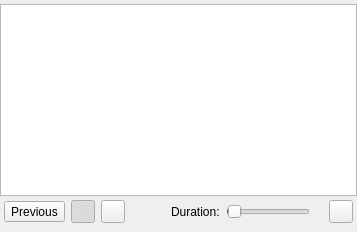
<?xml version="1.0" encoding="UTF-8"?>
<ui version="4.0">
 <class>SlideshowPanel</class>
 <widget class="QWidget" name="SlideshowPanel">
  <property name="windowIcon">
   <iconset resource="../resources/master.qrc">
    <normaloff>:/master/computer-slideshow.png</normaloff>:/master/computer-slideshow.png</iconset>
  </property>
  <layout class="QVBoxLayout" name="verticalLayout">
   <property name="spacing">
    <number>0</number>
   </property>
   <property name="leftMargin">
    <number>0</number>
   </property>
   <property name="topMargin">
    <number>4</number>
   </property>
   <property name="rightMargin">
    <number>0</number>
   </property>
   <property name="bottomMargin">
    <number>0</number>
   </property>
   <item>
    <widget class="ComputerMonitoringWidget" name="monitoringWidget"/>
   </item>
   <item>
    <widget class="QWidget" name="widget" native="true">
     <layout class="QHBoxLayout" name="horizontalLayout">
      <property name="leftMargin">
       <number>4</number>
      </property>
      <property name="topMargin">
       <number>4</number>
      </property>
      <property name="rightMargin">
       <number>4</number>
      </property>
      <item>
       <widget class="QToolButton" name="showPreviousButton">
        <property name="toolTip">
         <string>Previous</string>
        </property>
        <property name="text">
         <string>Previous</string>
        </property>
        <property name="icon">
         <iconset resource="../../core/resources/core.qrc">
          <normaloff>:/core/go-previous.png</normaloff>:/core/go-previous.png</iconset>
        </property>
       </widget>
      </item>
      <item>
       <widget class="QToolButton" name="startStopButton">
        <property name="toolTip">
         <string>Start/pause</string>
        </property>
        <property name="icon">
         <iconset resource="../../core/resources/core.qrc">
          <normaloff>:/core/media-playback-start.png</normaloff>
          <normalon>:/core/media-playback-pause.png</normalon>:/core/media-playback-start.png</iconset>
        </property>
        <property name="checkable">
         <bool>true</bool>
        </property>
        <property name="checked">
         <bool>true</bool>
        </property>
       </widget>
      </item>
      <item>
       <widget class="QToolButton" name="showNextButton">
        <property name="toolTip">
         <string>Next</string>
        </property>
        <property name="icon">
         <iconset resource="../../core/resources/core.qrc">
          <normaloff>:/core/go-next.png</normaloff>:/core/go-next.png</iconset>
        </property>
       </widget>
      </item>
      <item>
       <spacer name="horizontalSpacer">
        <property name="orientation">
         <enum>Qt::Horizontal</enum>
        </property>
        <property name="sizeHint" stdset="0">
         <size>
          <width>40</width>
          <height>20</height>
         </size>
        </property>
       </spacer>
      </item>
      <item>
       <widget class="QLabel" name="label">
        <property name="text">
         <string>Duration:</string>
        </property>
       </widget>
      </item>
      <item>
       <widget class="QSlider" name="durationSlider">
        <property name="minimum">
         <number>2000</number>
        </property>
        <property name="maximum">
         <number>60000</number>
        </property>
        <property name="singleStep">
         <number>1000</number>
        </property>
        <property name="pageStep">
         <number>5000</number>
        </property>
        <property name="toolTip">
         <string>Time each computer is shown (2 to 60 seconds)</string>
        </property>
        <property name="value">
         <number>3000</number>
        </property>
        <property name="orientation">
         <enum>Qt::Horizontal</enum>
        </property>
       </widget>
      </item>
      <item>
       <widget class="QLabel" name="durationLabel">
        <property name="text">
         <string/>
        </property>
       </widget>
      </item>
      <item>
       <widget class="QToolButton" name="viewInSeparateWindowButton">
        <property name="toolTip">
         <string>View in separate window</string>
        </property>
        <property name="icon">
         <iconset resource="../../core/resources/core.qrc">
          <normaloff>:/core/view-fullscreen.png</normaloff>:/core/view-fullscreen.png</iconset>
        </property>
        <property name="checkable">
         <bool>true</bool>
        </property>
       </widget>
      </item>
     </layout>
    </widget>
   </item>
  </layout>
 </widget>
 <customwidgets>
  <customwidget>
   <class>ComputerMonitoringWidget</class>
   <extends>QListView</extends>
   <header>ComputerMonitoringWidget.h</header>
   <container>1</container>
  </customwidget>
 </customwidgets>
 <resources>
  <include location="../../core/resources/core.qrc"/>
  <include location="../resources/master.qrc"/>
 </resources>
 <connections/>
</ui>
